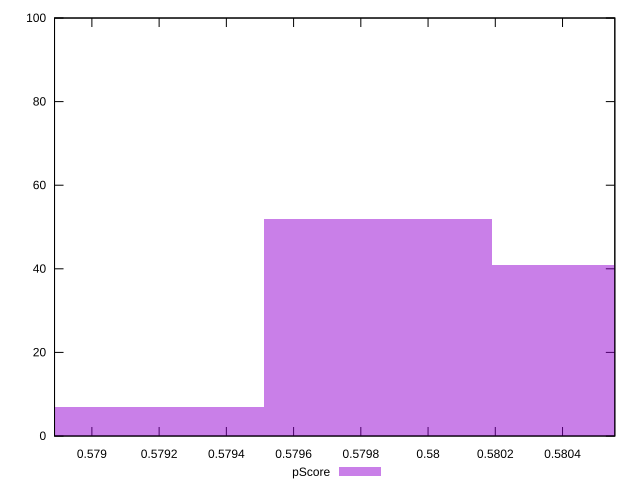

Here is the gnuplot script that generated this plot:
reset

$pScore <<EOF
0.5805288105500784 41
0.5798506226872863 52
0.5791724348244941 7
EOF

set key outside below
set boxwidth 0.0006781878627921476
set xrange [0.5788888888888889:0.5805555555555555]
set yrange [0:100]
set trange [0:100]
set style fill transparent solid 0.5 noborder
set terminal svg size 640, 490 enhanced background rgb 'white'
set output "report_00008_2021-01-22T20:58:29.167/uses-rel-preload/samples/pages+cached+noexternal+nofonts+nosvg+noimg+nocss/pScore/histogram.svg"

plot $pScore title "pScore" with boxes

reset
